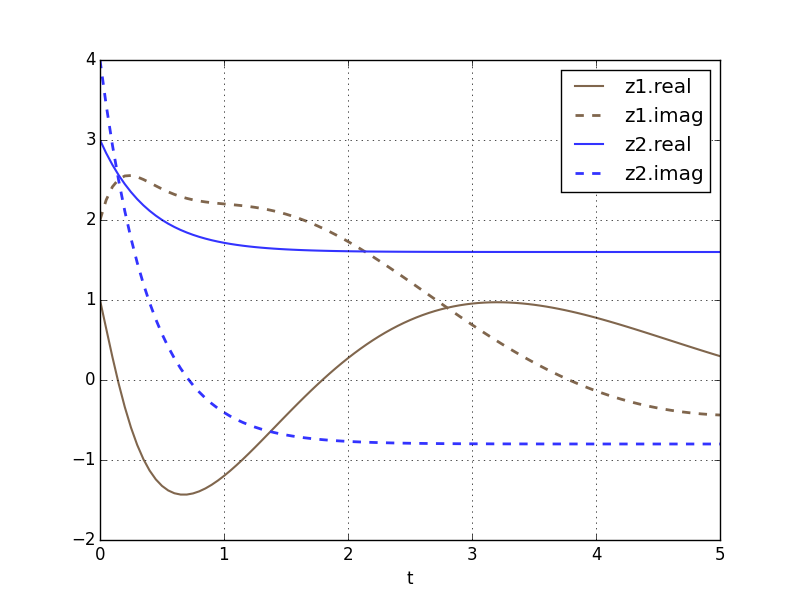

Reproduce this figure in Python.
# Copyright (c) 2014, Warren Weckesser
# All rights reserved.
# See the LICENSE file for license information.

import numpy as np
import matplotlib.pyplot as plt

from odeintw import odeintw


# Generate a solution to:
#     dz1/dt = -z1 * (K - z2)
#     dz2/dt = L - M*z2
# K, L and M are fixed parameters.  z1(t) and z2(t) are complex-
# valued functions of t.

# Define the right-hand-side of the differential equation.
def zfunc(z, t, K, L, M):
    z1, z2 = z
    return [-z1 * (K - z2), L - M*z2]


def zjac(z, t, K, L, M):
    z1, z2 = z
    jac = np.array([[z2 - K, z1], [0, -M]])
    return jac


# Set up the inputs and call odeintw to solve the system.
z0 = np.array([1+2j, 3+4j])
t = np.linspace(0, 5, 101)
K = 2
L = 4 - 2j
M = 2.5
z, infodict = odeintw(zfunc, z0, t, args=(K, L, M), Dfun=zjac,
                      full_output=True)

plt.figure(1)
plt.clf()
color1 = (0.5, 0.4, 0.3)
color2 = (0.2, 0.2, 1.0)
plt.plot(t, z[:, 0].real, color=color1, label='z1.real', linewidth=1.5)
plt.plot(t, z[:, 0].imag, '--', color=color1, label='z1.imag', linewidth=2)
plt.plot(t, z[:, 1].real, color=color2, label='z2.real', linewidth=1.5)
plt.plot(t, z[:, 1].imag, '--', color=color2, label='z2.imag', linewidth=2)
plt.xlabel('t')
plt.grid(True)
plt.legend(loc='best')

plt.show()
